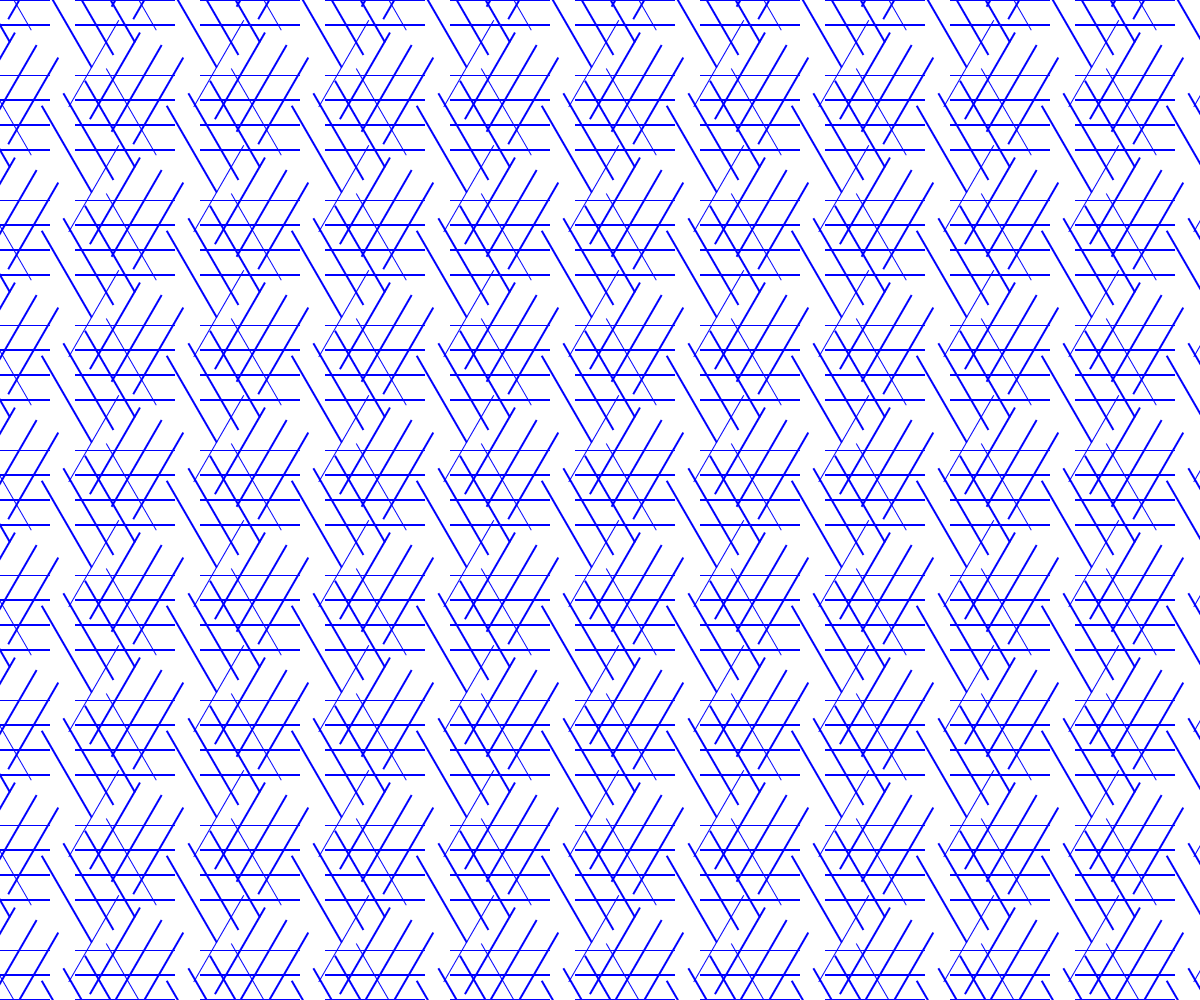
Frame 1 (no input)
Frame 60 (no input): identical to frame 1, image omitted
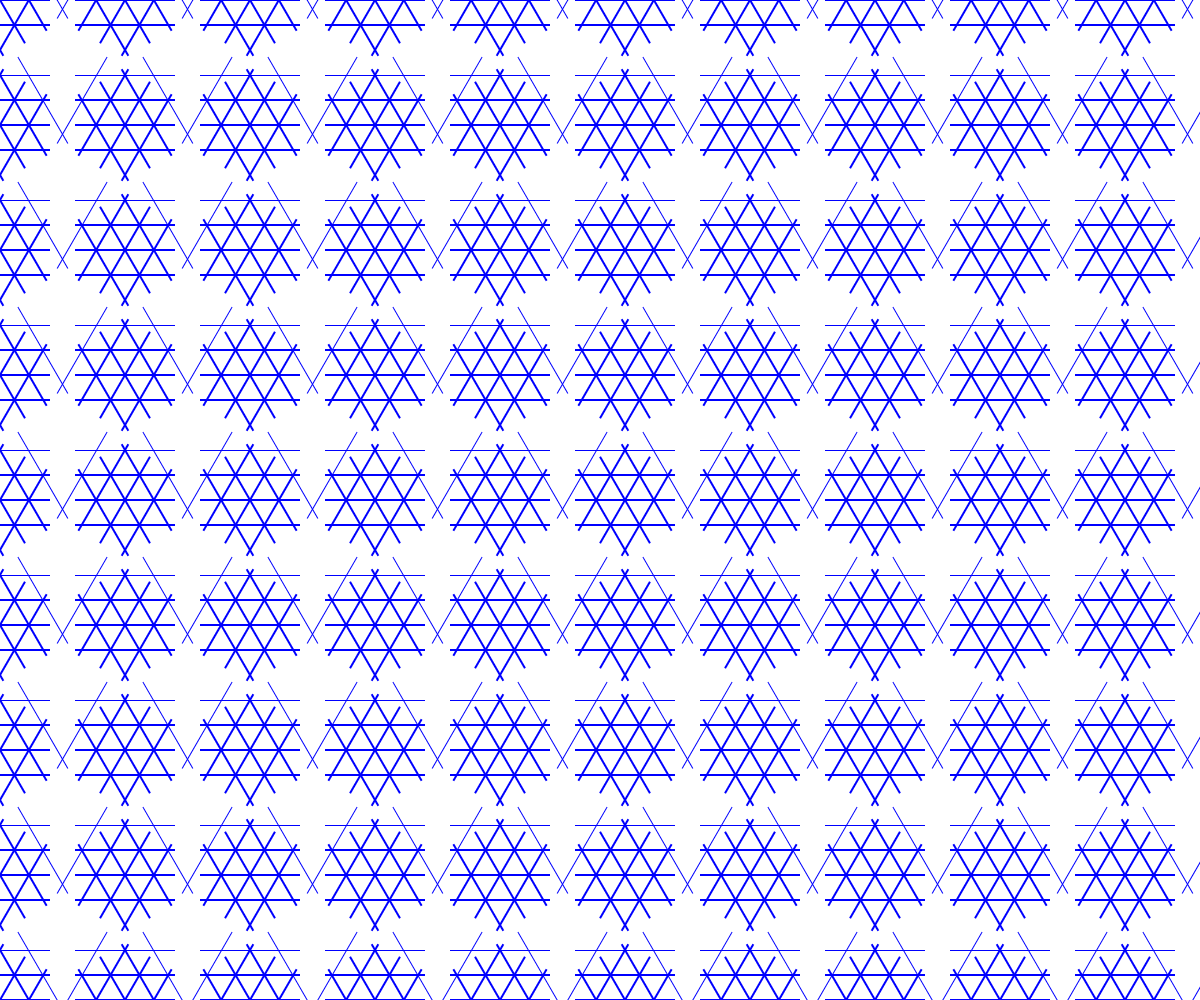
Frame 120 (the mouse pressed at the canvas centre since frame 60)

The p5.js sketch that drew these frames (run headless with seeded random() and noise() and a simulated clock; from frame 60 on, the mouse is pressed at the canvas centre):

// p5.js sketch
// ── sketch.js
var slotSize = 100
var pg
var marginX
var marginY
var offsetX = 0.5
var offsetY = 0.5
var step = 25

function setup() {

    createCanvas(windowWidth, windowHeight);
    pixelDensity(1)

    pg = createGraphics(slotSize, slotSize)
    pg.pixelDensity(1)

    pg.stroke(0, 0, 255)
    pg.strokeWeight(2)
    for (var i = 0; i < slotSize; i += step) {
        pg.line(0, i, slotSize, +i)
    }

    imageMode(CENTER)


}


function draw() {
    background(255)
    offsetX = map(mouseX, 0, width, -1, 1)
    offsetY = map(mouseY, 0, height, -1, 1)

    for (var x = -slotSize * 5; x < width + slotSize * 5; x += slotSize * 1.25) {
        for (var y = -slotSize * 5; y < height + slotSize * 5; y += slotSize * 1.25) {
            push()
            image(pg, x, y)
            pop()
        }
    }

    for (var x = -slotSize * 5; x < width + slotSize * 5; x += slotSize * 1.25) {
        for (var y = -slotSize * 5; y < height + slotSize * 5; y += slotSize * 1.25) {
            push()
            translate(x, y)
            rotate(PI / 3)
            image(pg, -slotSize * offsetY, -slotSize * offsetX)
            pop()
        }

    }

    for (var x = -slotSize * 5; x < width + slotSize * 5; x += slotSize * 1.25) {
        for (var y = -slotSize * 5; y < height + slotSize * 5; y += slotSize * 1.25) {
            push()
            translate(x, y)
            rotate(-PI / 3)
            image(pg, -slotSize * offsetY, -slotSize * offsetX)
            pop()
        }

    }

}

function mouseReleased() {

    // offset = random(-1, 1)
    slotSize = int(random(1, 5)) * 50
    step = int(random(10, 50))
    strokeW = 0.5 + random(5)
    opacity = random(50, 255)

    console.log(slotSize, step, strokeW, opacity)

    pg = createGraphics(slotSize, slotSize)
    pg.pixelDensity(1)

    pg.stroke(0, 0, 255, opacity)
    pg.strokeWeight(strokeW)
    for (var i = 0; i < slotSize; i += step) {
        pg.line(0, i, slotSize, +i)
    }


}

function windowResized() {
    resizeCanvas(windowWidth, windowHeight);
    marginX = windowWidth - int((windowWidth / slotSize)) * slotSize;
    marginY = windowHeight - int((windowHeight / slotSize)) * slotSize;
}
